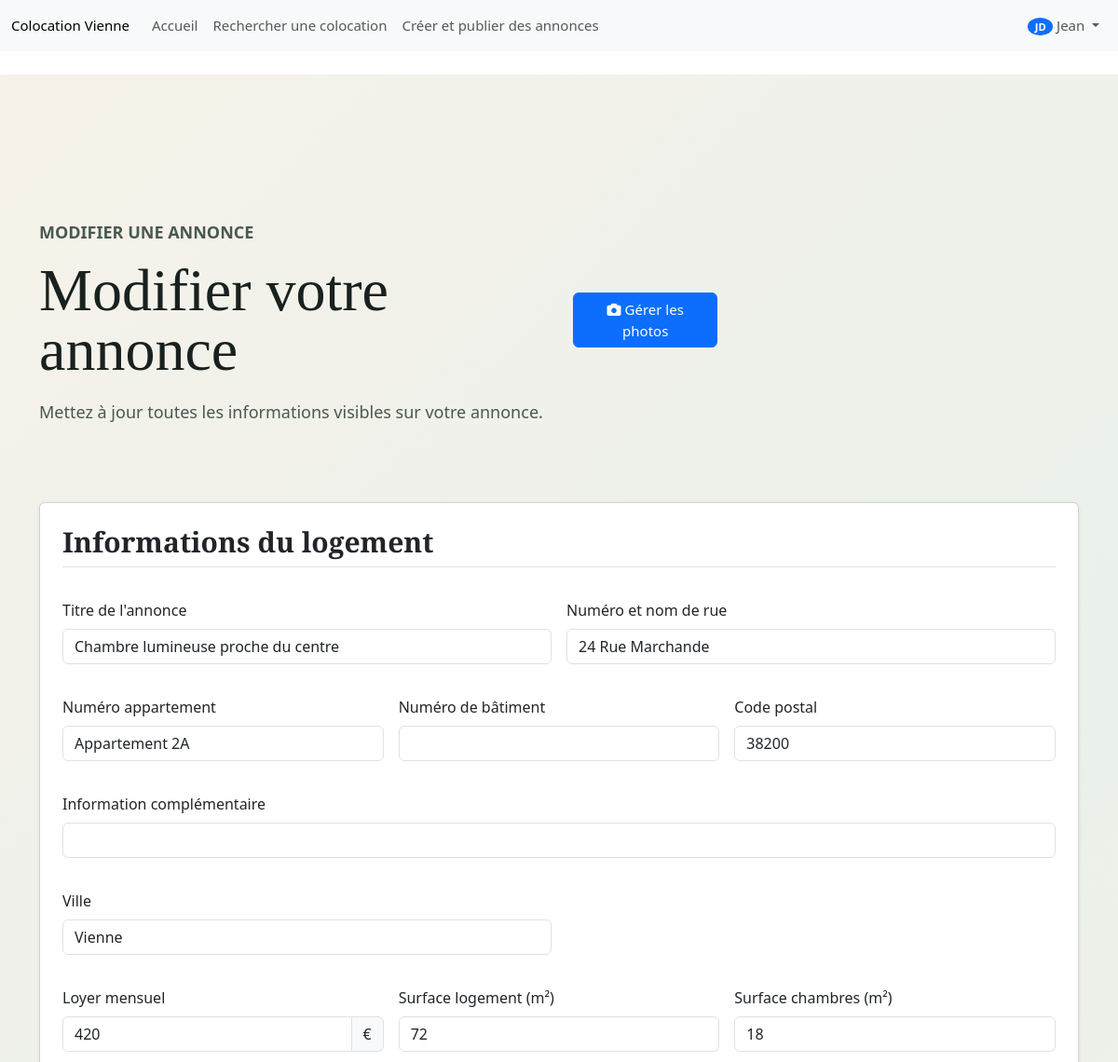
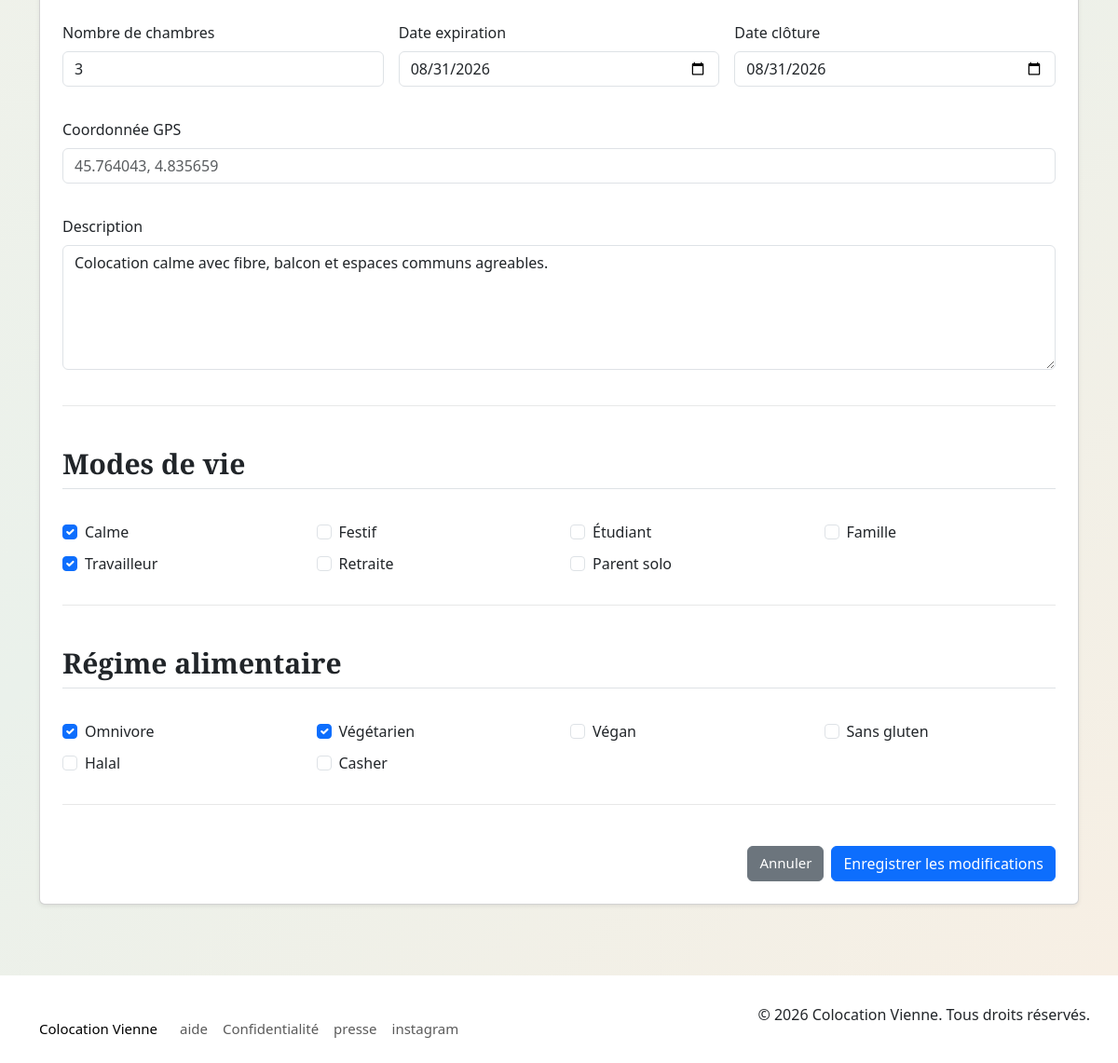
The page /annonce/edit?id=4 (signed in) on the database its author committed (2 pictures, top to bottom).
### tables this page shows
CREATE TABLE `utilisateur` (
  `id_utilisateur` int(11) NOT NULL,
  `nom` varchar(40) NOT NULL,
  `email` varchar(100) NOT NULL,
  `mot_de_passe` varchar(100) NOT NULL,
  `situation_professionnel` varchar(40) NOT NULL,
  `garant` tinyint(1) NOT NULL,
  `retraite` decimal(10,2) NOT NULL,
  `caisse_allocation_familial` decimal(10,2) NOT NULL,
  `date_naissance` date NOT NULL,
  `photo_profil` varchar(250) NOT NULL,
  `salaire_mensuel_net` decimal(10,2) NOT NULL,
  `prenom` varchar(40) NOT NULL,
  `revenu_fiscal` varchar(50) NOT NULL,
  `id_role` int(11) NOT NULL,
  `type_compte` enum('colocataire','propriétaire') DEFAULT 'colocataire',
  `last_activity` datetime DEFAULT NULL
);

CREATE TABLE `annonce_utilisateur` (
  `id_utilisateur` int(11) NOT NULL,
  `id_annonce` int(11) NOT NULL
);

CREATE TABLE `annonce` (
  `id_annonce` int(11) NOT NULL,
  `titre` varchar(50) NOT NULL,
  `adresse_1` varchar(255) NOT NULL,
  `adresse_2` varchar(255) DEFAULT NULL,
  `adresse_3` varchar(255) DEFAULT NULL,
  `adresse_4` varchar(255) DEFAULT NULL,
  `ville` varchar(50) NOT NULL,
  `code_postal` int(11) NOT NULL,
  `loyer_location_chez_habitant` decimal(10,2) NOT NULL,
  `description` text NOT NULL,
  `surface_logement` decimal(10,2) NOT NULL,
  `surface_chambres` decimal(10,2) NOT NULL,
  `nombre_chambre` int(11) NOT NULL,
  `date_expiration` date DEFAULT NULL,
  `date_publication` date NOT NULL,
  `date_modification` date NOT NULL,
  `carte_coordonnee_GPS` varchar(40) DEFAULT NULL,
  `date_cloture` date DEFAULT NULL,
  `loyer_colocation` decimal(10,2) NOT NULL
);

### app/Views/annonce/edit.php (the view, shortened to what the rows shown need)
<?php
include __DIR__ . "/../partials/header.php";
?>
<main class="creer-annonce-page" style="margin-top: 80px;">
    <section class="creer-annonce-hero container mb-4">
        <div>
            <p class="annonce-kicker">Modifier une annonce</p>
            <div class="d-flex justify-content-between align-items-center">
                <h1>Modifier votre annonce</h1>
                <a href="<?php echo Config::url('pages/modifier_photos.php'); ?>?id_annonce=<?php echo $annonce->getId(); ?>" class="btn btn-primary">
                    <i class="fas fa-camera"></i> Gérer les photos
                </a>
            </div>
            <p>Mettez à jour toutes les informations visibles sur votre annonce.</p>
        </div>
    </section>
    <section class="annonce-form-section container">
        <form action="<?php echo Config::url('annonce/update'); ?>" method="POST" class="annonce-form card p-4 shadow-sm">
            <fieldset class="mb-4">
                <legend class="h5 mb-3 border-bottom pb-2">Informations du logement</legend>
                <div class="row g-3">
                    <div class="col-md-6 mb-3">
                        <label for="titre" class="form-label">Titre de l'annonce</label>
                        <input type="text" id="titre" name="titre" class="form-control" value="<?php echo htmlspecialchars($annonce->getTitre()); ?>" required>
                    </div>
                    <div class="col-md-6 mb-3">
                        <label for="rue_nom" class="form-label">Numéro et nom de rue</label>
                        <input type="text" id="rue_nom" name="rue_nom" class="form-control" value="<?php echo htmlspecialchars($annonce->getAdresse1()); ?>" required>
                    </div>
                </div>
                <div class="row g-3">
                    <div class="col-md-4 mb-3">
                        <label for="appartement" class="form-label">Numéro appartement</label>
                        <input type="text" id="appartement" name="appartement" class="form-control" value="<?php echo htmlspecialchars($annonce->getAdresse2() ?? ''); ?>">
                    </div>
                    <div class="col-md-4 mb-3">
                        <label for="batiment" class="form-label">Numéro de bâtiment</label>
                        <input type="text" id="batiment" name="batiment" class="form-control" value="<?php echo htmlspecialchars($annonce->getAdresse3() ?? ''); ?>">
                    </div>
                    <div class="col-md-4 mb-3">
                        <label for="codePostal" class="form-label">Code postal</label>
                        <input type="number" id="codePostal" name="codePostal" class="form-control" value="<?php echo htmlspecialchars($annonce->getCodePostal()); ?>" required>
                    </div>
                </div>
                <div class="mb-3">
                    <label for="infocomplementaire" class="form-label">Information complémentaire</label>
                    <input type="text" id="infocomplementaire" name="infocomplementaire" class="form-control" value="<?php echo htmlspecialchars($annonce->getAdresse4() ?? ''); ?>">
                </div>
                <div class="row g-3">
                    <div class="col-md-6 mb-3">
                        <label for="ville" class="form-label">Ville</label>
                        <input type="text" id="ville" name="ville" class="form-control" value="<?php echo htmlspecialchars($annonce->getVille()); ?>" required>
                    </div>
                </div>
                <div class="row g-3">
                    <div class="col-md-4 mb-3">
                        <label for="loyer" class="form-label">Loyer mensuel</label>
                        <div class="input-group">
                            <input type="number" id="loyer" name="loyer" class="form-control" min="0" step="0.01" value="<?php echo htmlspecialchars($annonce->getLoyerHabitant()); ?>" required>
                            <span class="input-group-text">€</span>
                        </div>
                    </div>
                    <div class="col-md-4 mb-3">
                        <label for="surface_logement" class="form-label">Surface logement (m²)</label>
                        <input type="number" id="surface_logement" name="surface_logement" class="form-control" min="1" step="0.01" value="<?php echo htmlspecialchars($annonce->getSurfaceLogement()); ?>" required>
                    </div>
                    <div class="col-md-4 mb-3">
                        <label for="surface_chambres" class="form-label">Surface chambres (m²)</label>
                        <input type="number" id="surface_chambres" name="surface_chambres" class="form-control" min="1" step="0.01" value="<?php echo htmlspecialchars($annonce->getSurfaceChambres()); ?>" required>
                    </div>
                </div>
                <div class="row g-3">
                    <div class="col-md-4 mb-3">
                        <label for="nombre_chambre" class="form-label">Nombre de chambres</label>
                        <input type="number" id="nombre_chambre" name="nombre_chambre" class="form-control" min="1" value="<?php echo htmlspecialchars($annonce->getNombreChambre()); ?>" required>
                    </div>
                    <div class="col-md-4 mb-3">
                        <label for="date_expiration" class="form-label">Date expiration</label>
                        <input type="date" id="date_expiration" name="date_expiration" class="form-control" value="<?php echo htmlspecialchars($annonce->getDateExpiration() ?? ''); ?>" required>
                    </div>
                    <div class="col-md-4 mb-3">
                        <label for="date_cloture" class="form-label">Date clôture</label>
                        <input type="date" id="date_cloture" name="date_cloture" class="form-control" value="<?php echo htmlspecialchars($annonce->getDateCloture() ?? ''); ?>" required>
                    </div>
                </div>
                <div class="mb-3">
                    <label for="carte_coordonnee_GPS" class="form-label">Coordonnée GPS</label>
                    <input type="text" id="carte_coordonnee_GPS" name="carte_coordonnee_GPS" class="form-control" value="<?php echo htmlspecialchars($annonce->getGps() ?? ''); ?>" placeholder="45.764043, 4.835659">
                </div>
                <div class="mb-3">
                    <label for="descriptions" class="form-label">Description</label>
                    <textarea id="descriptions" name="descriptions" class="form-control" rows="5" required><?php echo htmlspecialchars($annonce->getDescription()); ?></textarea>
                </div>
            </fieldset>
            <fieldset class="mb-4">
                <legend class="h5 mb-3 border-bottom pb-2">Modes de vie</legend>
                <div class="row">
                    <?php
                    $modes = [1 => 'Calme', 2 => 'Festif', 3 => 'Étudiant', 4 => 'Famille', 5 => 'Travailleur', 6 => 'Retraite', 7 => 'Parent solo'];
                    foreach ($modes as $id => $label): ?>
                        <div class="col-md-3 mb-2">
                            <div class="form-check">
                                <input class="form-check-input" type="checkbox" name="mode_vie[]" value="<?php echo $id; ?>" id="mode_<?php echo $id; ?>" <?php echo in_array($id, $selectedModes) ? 'checked' : ''; ?>>
                                <label class="form-check-label" for="mode_<?php echo $id; ?>"><?php echo $label; ?></label>
                            </div>
                        </div>
                    <?php endforeach; ?>
                </div>
            </fieldset>
            <fieldset class="mb-4">
                <legend class="h5 mb-3 border-bottom pb-2">Régime alimentaire</legend>
                <div class="row">
                    <?php
                    $regimes = [1 => 'Omnivore', 2 => 'Végétarien', 3 => 'Végan', 4 => 'Sans gluten', 5 => 'Halal', 6 => 'Casher'];
                    foreach ($regimes as $id => $label): ?>
                        <div class="col-md-3 mb-2">
                            <div class="form-check">
                                <input class="form-check-input" type="checkbox" name="regime[]" value="<?php echo $id; ?>" id="regime_<?php echo $id; ?>" <?php echo in_array($id, $selectedRegimes) ? 'checked' : ''; ?>>
                                <label class="form-check-label" for="regime_<?php echo $id; ?>"><?php echo $label; ?></label>
                            </div>
                        </div>
                    <?php endforeach; ?>
                </div>
            </fieldset>
            <div class="d-flex justify-content-end gap-2">
                <a href="<?php echo Config::url('pages/page_annonce.php'); ?>" class="btn btn-secondary">Annuler</a>
                <button type="submit" class="btn btn-primary">Enregistrer les modifications</button>
            </div>
        </form>
    </section>
</main>
<?php include __DIR__ . "/../partials/footer.php"; ?>

### app/Views/partials/header.php (shortened to what the rows shown need)
<?php
global $userDAO, $messageDAO;
function getUserAvatar($user_id, $userDAO) {
    try {
        $user = $userDAO->getById($user_id);
        if ($user && !empty($user->getPhotoProfil())) {
            $server_path = $_SERVER['DOCUMENT_ROOT'] . Config::url("pages/be/" . $user->getPhotoProfil());
        }
        $initials = '';
        if ($user) {
            if (!empty($user->getPrenom()) && !empty($user->getNom())) {
                $initials = strtoupper(substr($user->getPrenom(), 0, 1) . substr($user->getNom(), 0, 1));
            } elseif (!empty($user->getPrenom())) {
                $initials = strtoupper(substr($user->getPrenom(), 0, 2));
            } else {
                $initials = 'U';
            }
        } else {
            $initials = 'U';
        }
        return [
            'src' => '',
            'initials' => $initials,
            'has_photo' => false
        ];
    } catch (Exception $e) {
        error_log("Error in getUserAvatar: " . $e->getMessage());
        return [
            'src' => '',
            'initials' => 'U',
            'has_photo' => false
        ];
    }
}
$avatarData = null;
if (!empty($_SESSION['isLoggedin']) && isset($_SESSION['user_id'])) {
    try {
        $avatarData = getUserAvatar($_SESSION['user_id'], $userDAO);
    } catch (Exception $e) {
        error_log("Avatar fetch error: " . $e->getMessage());
        $avatarData = [
            'src' => '',
            'initials' => 'U',
            'has_photo' => false
        ];
    }
}
?>
<!DOCTYPE html>
<html lang="fr">
<head>
    <link rel="stylesheet" href="https://cdnjs.cloudflare.com/ajax/libs/font-awesome/6.5.1/css/all.min.css" />
    <link rel="stylesheet" href="<?php echo Config::asset('style/style.css'); ?>">
    <link href="https://cdn.jsdelivr.net/npm/bootstrap@5.3.3/dist/css/bootstrap.min.css" rel="stylesheet">
</head>
<body>
   <nav class="navbar navbar-expand-lg fixed-top bg-body-tertiary">
     <div class="container-fluid">
      <a class="navbar-brand" href="<?php echo Config::url('home'); ?>">Colocation Vienne</a>
      <div class="collapse navbar-collapse" id="navbarNav">
        <ul class="navbar-nav me-auto">
          <li class="nav-item">
            <a class="nav-link" aria-current="page" href="<?php echo Config::url('home'); ?>">Accueil</a>
          </li>
          <li class="nav-item">
            <a class="nav-link" href="<?php echo Config::url('pages/recherche.php'); ?>">Rechercher une colocation</a>
          </li>
          <li class="nav-item">
            <a class="nav-link" href="<?php echo Config::url('create'); ?>">Créer et publier des annonces</a>
          </li>
        </ul>
        <ul class="navbar-nav">
          <?php if (empty($_SESSION['isLoggedin'])): ?>
            <li class="nav-item">
              <a class="nav-link" href="<?php echo Config::url('auth/register'); ?>">
                <i class="fas fa-user-plus"></i> Inscription
              </a>
            </li>
            <li class="nav-item">
              <a class="nav-link" href="<?php echo Config::url('auth/login'); ?>">
                <i class="fas fa-sign-in-alt"></i> Connexion
              </a>
            </li>
          <?php else: ?>
            <li class="nav-item dropdown">
              <a class="nav-link dropdown-toggle" href="#" id="profileDropdown" role="button" data-bs-toggle="dropdown" aria-expanded="false">
                <?php if ($avatarData && $avatarData['has_photo']): ?>
                  <img src="<?php echo htmlspecialchars($avatarData['src']); ?>" alt="Profile" style="width: 32px; height: 32px; border-radius: 50%;">
                <?php else: ?>
                  <span class="badge bg-primary rounded-circle"><?php echo htmlspecialchars($avatarData['initials'] ?? 'U'); ?></span>
                <?php endif; ?>
                <?php echo htmlspecialchars($_SESSION['user_prenom'] ?? 'Mon compte'); ?>
              </a>
            </li>
          <?php endif; ?>
        </ul>
      </div>
    </div>
  </nav>

### rows shown on the page
utilisateur: prenom+nom "JD"
annonce_utilisateur: titre "Chambre lumineuse proche du centre", rue_nom "24 Rue Marchande", appartement "Appartement 2A", codePostal "38200", ville "Vienne", loyer "420", surface_logement "72", surface_chambres "18", nombre_chambre "3", date_expiration "08/31/2026", date_cloture "08/31/2026", descriptions "Colocation calme avec fibre, balcon et espaces communs agreables."

### other values the page prints
$_SESSION['user_prenom'] "Jean"
$label "Calme"
$label "Festif"
$label "Étudiant"
$label "Famille"
$label "Travailleur"
$label "Retraite"
$label "Parent solo"
$label "Omnivore"
$label "Végétarien"
$label "Végan"
$label "Sans gluten"
$label "Halal"
$label "Casher"
